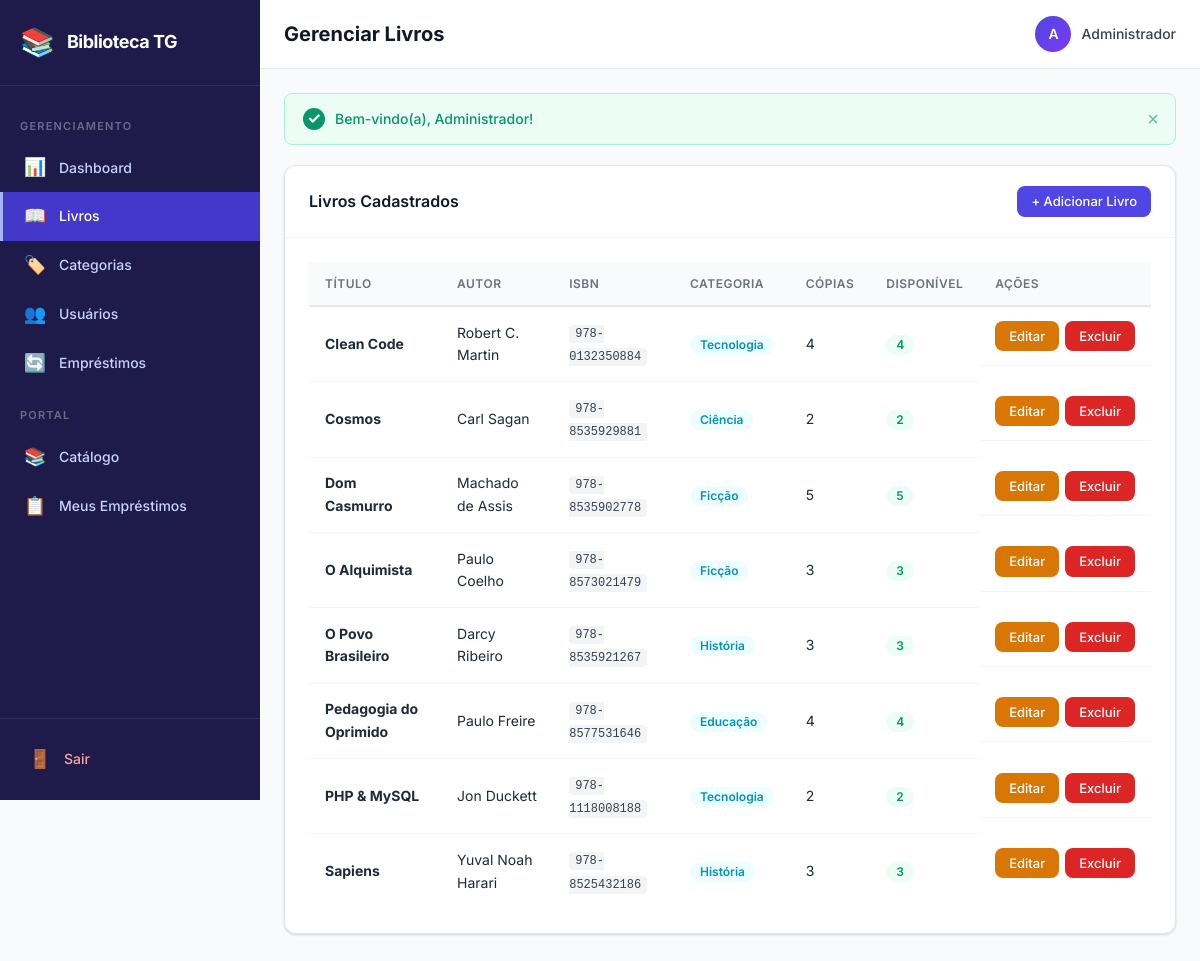
/books (signed in), run on the app's committed database.
### tables this page shows
CREATE TABLE IF NOT EXISTS books (
    id INT AUTO_INCREMENT PRIMARY KEY,
    title VARCHAR(255) NOT NULL,
    author VARCHAR(255) NOT NULL,
    isbn VARCHAR(20) NOT NULL UNIQUE,
    category_id INT NOT NULL,
    total_copies INT NOT NULL DEFAULT 1,
    available_copies INT NOT NULL DEFAULT 1,
    description TEXT NULL,
    created_at TIMESTAMP DEFAULT CURRENT_TIMESTAMP,
    updated_at TIMESTAMP DEFAULT CURRENT_TIMESTAMP ON UPDATE CURRENT_TIMESTAMP,
    FOREIGN KEY (category_id) REFERENCES categories(id) ON DELETE RESTRICT
);

CREATE TABLE IF NOT EXISTS categories (
    id INT AUTO_INCREMENT PRIMARY KEY,
    name VARCHAR(100) NOT NULL UNIQUE,
    description TEXT NULL,
    created_at TIMESTAMP DEFAULT CURRENT_TIMESTAMP,
    updated_at TIMESTAMP DEFAULT CURRENT_TIMESTAMP ON UPDATE CURRENT_TIMESTAMP
);

### app/Core/Controller.php (called while the page is built, shortened)
<?php
class Controller
{
    protected function view(string $viewPath, array $data = []): void
    {
        extract($data);
        $viewFile = __DIR__ . '/../../views/' . $viewPath . '.php';
        require_once $viewFile;
    }
    protected function getFlash(): ?array
    {
        if (isset($_SESSION['flash'])) {
            $flash = $_SESSION['flash'];
            return $flash;
        }
        return null;
    }
}

### app/Controllers/BookController.php (called while the page is built, shortened)
<?php
class BookController extends Controller
{
    private Book $bookModel;
    public function __construct()
    {
        $this->bookModel = new Book();
    }
    public function index(): void
    {
        $data = [
            'title' => 'Gerenciar Livros',
            'books' => $this->bookModel->getAll(),
            'flash' => $this->getFlash(),
        ];
        $this->view('admin/books/index', $data);
    }
}

### app/Core/App.php (called while the page is built, shortened)
<?php
class App
{
    private Router $router;
    public function __construct()
    {
        require_once __DIR__ . '/Database.php';
        require_once __DIR__ . '/Controller.php';
        require_once __DIR__ . '/Router.php';
        require_once __DIR__ . '/../Models/Book.php';
        $this->router = new Router();
    }
    private function registerRoutes(): void
    {
        $this->router->get('login', 'AuthController', 'loginForm');
        $this->router->post('login', 'AuthController', 'login');
        $this->router->get('logout', 'AuthController', 'logout');
        $this->router->get('dashboard', 'DashboardController', 'index');
        $this->router->get('books', 'BookController', 'index');
        $this->router->get('books/create', 'BookController', 'create');
        $this->router->post('books/store', 'BookController', 'store');
        $this->router->get('books/edit/{id}', 'BookController', 'edit');
        $this->router->post('books/update/{id}', 'BookController', 'update');
        $this->router->get('books/delete/{id}', 'BookController', 'delete');
        $this->router->get('categories', 'CategoryController', 'index');
        $this->router->get('categories/create', 'CategoryController', 'create');
        $this->router->post('categories/store', 'CategoryController', 'store');
        $this->router->get('categories/edit/{id}', 'CategoryController', 'edit');
        $this->router->post('categories/update/{id}', 'CategoryController', 'update');
        $this->router->get('categories/delete/{id}', 'CategoryController', 'delete');
        $this->router->get('users', 'UserController', 'index');
        $this->router->get('users/create', 'UserController', 'create');
        $this->router->post('users/store', 'UserController', 'store');
        $this->router->get('users/edit/{id}', 'UserController', 'edit');
        $this->router->post('users/update/{id}', 'UserController', 'update');
        $this->router->get('users/delete/{id}', 'UserController', 'delete');
        $this->router->get('loans', 'LoanController', 'index');
        $this->router->get('loans/create', 'LoanController', 'create');
        $this->router->post('loans/store', 'LoanController', 'store');
        $this->router->get('loans/return/{id}', 'LoanController', 'returnLoan');
        $this->router->get('loans/calculate-date', 'LoanController', 'calculateDate');
        $this->router->get('catalog', 'DashboardController', 'catalog');
        $this->router->get('my-loans', 'LoanController', 'myLoans');
    }
    public function run(): void
    {
        $url = $_GET['url'] ?? 'login';
        $httpMethod = $_SERVER['REQUEST_METHOD'];
        $this->router->dispatch($url, $httpMethod);
    }
}

### public/index.php (called while the page is built)
<?php
require_once __DIR__ . '/../app/Core/App.php';
$app = new App();
$app->run();

### app/Core/Database.php (called while the page is built, shortened)
<?php
class Database
{
    private static ?Database $instance = null;
    private PDO $pdo;
    private ?PDOStatement $stmt = null;
    private function __construct()
    {
        $dsn = 'mysql:host=' . DB_HOST . ';dbname=' . DB_NAME . ';charset=utf8mb4';
        $options = [
            PDO::ATTR_ERRMODE            => PDO::ERRMODE_EXCEPTION,
            PDO::ATTR_DEFAULT_FETCH_MODE => PDO::FETCH_OBJ,
            PDO::ATTR_EMULATE_PREPARES   => false,
        ];
        try {
            $this->pdo = new PDO($dsn, DB_USER, DB_PASS, $options);
        } catch (PDOException $e) {
            die('Database connection failed: ' . $e->getMessage());
        }
    }
    public static function getInstance(): Database
    {
        if (self::$instance === null) {
            self::$instance = new self();
        }
        return self::$instance;
    }
    public function query(string $sql): self
    {
        $this->stmt = $this->pdo->prepare($sql);
        return $this;
    }
    public function execute(): bool
    {
        return $this->stmt->execute();
    }
    public function resultSet(): array
    {
        $this->execute();
        return $this->stmt->fetchAll();
    }
}

### app/Models/Book.php (called while the page is built, shortened)
<?php
class Book
{
    private Database $db;
    public function __construct()
    {
        $this->db = Database::getInstance();
    }
    public function getAll(): array
    {
        $this->db->query('
            SELECT b.*, c.name as category_name
            FROM books b
            LEFT JOIN categories c ON b.category_id = c.id
            ORDER BY b.title ASC
        ');
        return $this->db->resultSet();
    }
}

### views/admin/books/index.php (the view)
<?php require_once __DIR__ . '/../../../views/layout/header.php'; ?>
<div class="card">
    <div class="card-header">
        <h2>Livros Cadastrados</h2>
        <a href="<?= BASE_URL ?>/books/create" class="btn btn-primary btn-sm">+ Adicionar Livro</a>
    </div>
    <div class="card-body">
        <?php if (empty($books)): ?>
            <div class="empty-state">
                <p>Nenhum livro cadastrado.</p>
            </div>
        <?php else: ?>
            <div class="table-responsive">
                <table class="table" id="booksTable">
                    <thead>
                        <tr>
                            <th>Título</th>
                            <th>Autor</th>
                            <th>ISBN</th>
                            <th>Categoria</th>
                            <th>Cópias</th>
                            <th>Disponível</th>
                            <th>Ações</th>
                        </tr>
                    </thead>
                    <tbody>
                        <?php foreach ($books as $book): ?>
                            <tr>
                                <td><strong><?= htmlspecialchars($book->title) ?></strong></td>
                                <td><?= htmlspecialchars($book->author) ?></td>
                                <td><code><?= htmlspecialchars($book->isbn) ?></code></td>
                                <td>
                                    <span class="badge badge-info"><?= htmlspecialchars($book->category_name) ?></span>
                                </td>
                                <td><?= $book->total_copies ?></td>
                                <td>
                                    <span class="badge badge-<?= $book->available_copies > 0 ? 'success' : 'danger' ?>">
                                        <?= $book->available_copies ?>
                                    </span>
                                </td>
                                <td class="actions">
                                    <a href="<?= BASE_URL ?>/books/edit/<?= $book->id ?>" class="btn btn-warning btn-sm">Editar</a>
                                    <a href="<?= BASE_URL ?>/books/delete/<?= $book->id ?>"
                                       class="btn btn-danger btn-sm btn-confirm"
                                       data-confirm="Excluir o livro '<?= htmlspecialchars($book->title) ?>'?">
                                        Excluir
                                    </a>
                                </td>
                            </tr>
                        <?php endforeach; ?>
                    </tbody>
                </table>
            </div>
        <?php endif; ?>
    </div>
</div>
<?php require_once __DIR__ . '/../../../views/layout/footer.php'; ?>

### app/Core/Router.php (shortened to what this page needs)
<?php
class Router
{
    private array $routes = [];
    private function addRoute(string $httpMethod, string $path, string $controller, string $method): void
    {
        $pattern = preg_replace('/\{([a-zA-Z_]+)\}/', '(?P<$1>[0-9]+)', $path);
        $pattern = '#^' . $pattern . '$#';
        $this->routes[] = [
            'httpMethod' => $httpMethod,
            'pattern'    => $pattern,
            'controller' => $controller,
            'method'     => $method,
        ];
    }
    public function dispatch(string $url, string $httpMethod): void
    {
        $url = $this->sanitizeUrl($url);
        foreach ($this->routes as $route) {
            if ($route['httpMethod'] !== $httpMethod) {
                continue;
            }
            if (preg_match($route['pattern'], $url, $matches)) {
                $methodName     = $route['method'];
                $params = array_filter($matches, 'is_string', ARRAY_FILTER_USE_KEY);
                $controllerInstance = new $controllerName();
                call_user_func_array([$controllerInstance, $methodName], array_values($params));
                return;
            }
        }
    }
    private function sanitizeUrl(string $url): string
    {
        $url = trim($url, '/');
        $url = filter_var($url, FILTER_SANITIZE_URL);
        return $url;
    }
}

### views/layout/header.php (shortened to what this page needs)
<?php
$flash = $flash ?? null;
?>
<!DOCTYPE html>
<html lang="pt-BR">
<head>
    <link rel="stylesheet" href="<?= BASE_URL ?>/public/css/style.css">
</head>
<body>
    <div class="app-wrapper">
        <?php if (isset($_SESSION['user_id'])): ?>
            <?php require_once __DIR__ . '/sidebar.php'; ?>
        <?php endif; ?>
        <main class="main-content <?= !isset($_SESSION['user_id']) ? 'full-width' : '' ?>">
            <?php if (isset($_SESSION['user_id'])): ?>
            <header class="top-bar">
                <div class="top-bar-title">
                    <h1><?= htmlspecialchars($title ?? 'Dashboard') ?></h1>
                </div>
                <div class="top-bar-user">
                    <div class="user-avatar"><?= strtoupper(substr($_SESSION['user_name'] ?? 'U', 0, 1)) ?></div>
                    <span class="user-name"><?= htmlspecialchars($_SESSION['user_name'] ?? '') ?></span>
                </div>
            </header>
            <?php endif; ?>
            <div class="content-area">
                <?php if ($flash): ?>
                    <div class="alert alert-<?= $flash['type'] ?>" id="flashMessage">
                        <span class="alert-icon"><?= $flash['type'] === 'success' ? '✓' : '✕' ?></span>
                        <span><?= htmlspecialchars($flash['message']) ?></span>
                        <button class="alert-close" onclick="this.parentElement.remove()">×</button>
                    </div>
                <?php endif; ?>

### views/layout/sidebar.php (shortened to what this page needs)
<?php
$currentUrl = $_GET['url'] ?? '';
$isAdmin = isset($_SESSION['user_role']) && $_SESSION['user_role'] === 'admin';
?>
<aside class="sidebar" id="sidebar">
    <div class="sidebar-header">
        <div class="sidebar-logo">
            <span class="logo-icon">📚</span>
            <span class="logo-text"><?= APP_NAME ?></span>
        </div>
    </div>
    <nav class="sidebar-nav">
        <ul>
            <?php if ($isAdmin): ?>
                <li class="nav-section-title">Gerenciamento</li>
                <li>
                    <a href="<?= BASE_URL ?>/dashboard" class="<?= $currentUrl === 'dashboard' ? 'active' : '' ?>">
                        <span class="nav-icon">📊</span>
                        <span>Dashboard</span>
                    </a>
                </li>
                <li>
                    <a href="<?= BASE_URL ?>/books" class="<?= str_starts_with($currentUrl, 'book') ? 'active' : '' ?>">
                        <span class="nav-icon">📖</span>
                        <span>Livros</span>
                    </a>
                </li>
                <li>
                    <a href="<?= BASE_URL ?>/categories" class="<?= str_starts_with($currentUrl, 'categor') ? 'active' : '' ?>">
                        <span class="nav-icon">🏷️</span>
                        <span>Categorias</span>
                    </a>
                </li>
                <li>
                    <a href="<?= BASE_URL ?>/users" class="<?= str_starts_with($currentUrl, 'user') ? 'active' : '' ?>">
                        <span class="nav-icon">👥</span>
                        <span>Usuários</span>
                    </a>
                </li>
                <li>
                    <a href="<?= BASE_URL ?>/loans" class="<?= str_starts_with($currentUrl, 'loan') ? 'active' : '' ?>">
                        <span class="nav-icon">🔄</span>
                        <span>Empréstimos</span>
                    </a>
                </li>
                <li class="nav-section-title">Portal</li>
            <?php endif; ?>
            <li>
                <a href="<?= BASE_URL ?>/catalog" class="<?= $currentUrl === 'catalog' ? 'active' : '' ?>">
                    <span class="nav-icon">📚</span>
                    <span>Catálogo</span>
                </a>
            </li>
            <li>
                <a href="<?= BASE_URL ?>/my-loans" class="<?= $currentUrl === 'my-loans' ? 'active' : '' ?>">
                    <span class="nav-icon">📋</span>
                    <span>Meus Empréstimos</span>
                </a>
            </li>
        </ul>
    </nav>
    <div class="sidebar-footer">
        <a href="<?= BASE_URL ?>/logout" class="logout-link">
            <span class="nav-icon">🚪</span>
            <span>Sair</span>
        </a>
    </div>
</aside>

### views/layout/footer.php (shortened to what this page needs)
            </div>
        </main>
    </div>
</body>
</html>

### data on the page
books: title "Clean Code", author "Robert C. Martin", isbn "978-0132350884", category.name "Tecnologia", total_copies "4", available_copies "4"
books: title "Cosmos", author "Carl Sagan", isbn "978-8535929881", category.name "Ciência", total_copies "2", available_copies "2"
books: title "Dom Casmurro", author "Machado de Assis", isbn "978-8535902778", category.name "Ficção", total_copies "5", available_copies "5"
books: title "O Alquimista", author "Paulo Coelho", isbn "978-8573021479", category.name "Ficção", total_copies "3", available_copies "3"
books: title "O Povo Brasileiro", author "Darcy Ribeiro", isbn "978-8535921267", category.name "História", total_copies "3", available_copies "3"
books: title "Pedagogia do Oprimido", author "Paulo Freire", isbn "978-8577531646", category.name "Educação", total_copies "4", available_copies "4"
books: title "PHP & MySQL", author "Jon Duckett", isbn "978-1118008188", category.name "Tecnologia", total_copies "2", available_copies "2"
books: title "Sapiens", author "Yuval Noah Harari", isbn "978-8525432186", category.name "História", total_copies "3", available_copies "3"
